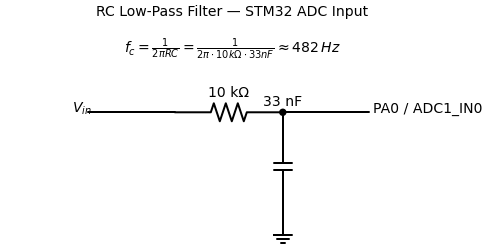

Write the Python code that produced this figure.
#!/usr/bin/env python3
"""
RC Low-Pass Filter schematic for STM32 ADC input.
Circuit: Vin → 10kΩ → node → 33nF to GND → PA0 (ADC pin)

Generates SVG, PNG, and PDF outputs — all headless, no display required.

Usage:
    python3 rc_lpf_adc.py               # generates all three formats
    python3 rc_lpf_adc.py --svg         # SVG only
    python3 rc_lpf_adc.py --png         # PNG only (requires matplotlib)
    python3 rc_lpf_adc.py --pdf         # PDF only (requires matplotlib)

Output files: rc_lpf_adc.svg / .png / .pdf
"""

import argparse
import schemdraw
import schemdraw.elements as elm

# Use the pure-SVG backend — works headless, no X11/display needed.
# Switch to 'matplotlib' if you need PNG/PDF (and set Agg backend first).
schemdraw.use('svg')


def draw_rc_lpf(output_formats: list[str]) -> None:
    """Draw an RC low-pass filter connected to an STM32 ADC pin."""

    with schemdraw.Drawing() as d:
        # ── Input source label (Vin) ─────────────────────────────────────
        # A short line coming in from the left acts as the input wire.
        vin_line = d.add(elm.Line().right().length(d.unit * 0.8))
        d.add(elm.Label().at(vin_line.start).label("$V_{in}$", loc="left"))

        # ── 10 kΩ series resistor ────────────────────────────────────────
        r = d.add(elm.Resistor().right().label("10 kΩ", loc="top"))

        # ── Node dot where resistor meets cap & ADC wire ─────────────────
        node = d.add(elm.Dot())

        # ── 33 nF capacitor to GND (vertical, going down) ───────────────
        # Save position at node to branch down.
        d.add(elm.Capacitor().down().label("33 nF", loc="right").length(d.unit))
        d.add(elm.Ground())

        # ── Move back to the node and continue right to ADC pin ──────────
        d.add(elm.Line().at(node.end).right().length(d.unit * 0.8))
        d.add(elm.Label().label("PA0 / ADC1_IN0", loc="right"))

        # ── Title annotation ─────────────────────────────────────────────
        d.add(
            elm.Label()
            .at((r.center[0], r.end[1] + d.unit * 0.9))
            .label("RC Low-Pass Filter — STM32 ADC Input", loc="center")
        )

        # ── Cutoff frequency annotation ──────────────────────────────────
        # f_c = 1 / (2π·R·C) = 1 / (2π · 10kΩ · 33nF) ≈ 482 Hz
        d.add(
            elm.Label()
            .at((r.center[0], r.end[1] + d.unit * 0.55))
            .label("$f_c = \\frac{1}{2\\pi RC} = \\frac{1}{2\\pi \\cdot 10k\\Omega \\cdot 33nF} \\approx 482\\,Hz$", loc="center")
        )

        # ── Save in requested formats ────────────────────────────────────
        for fmt in output_formats:
            fname = f"rc_lpf_adc.{fmt}"
            d.save(fname)
            print(f"Saved: {fname}")


def draw_rc_lpf_svg_only(output_file: str = "rc_lpf_adc.svg") -> None:
    """
    Minimal version: pure SVG backend, zero external dependencies beyond schemdraw.
    Suitable for CI / GitHub Actions / headless Docker.
    """
    schemdraw.use('svg')

    with schemdraw.Drawing(file=output_file) as d:
        vin_line = d.add(elm.Line().right().length(d.unit * 0.8))
        d.add(elm.Label().at(vin_line.start).label("Vin", loc="left"))
        r = d.add(elm.Resistor().right().label("10 kΩ", loc="top"))
        node = d.add(elm.Dot())
        d.add(elm.Capacitor().down().label("33 nF", loc="right").length(d.unit))
        d.add(elm.Ground())
        d.add(elm.Line().at(node.end).right().length(d.unit * 0.8))
        d.add(elm.Label().label("PA0 (ADC)", loc="right"))

    print(f"Saved: {output_file}")


if __name__ == "__main__":
    parser = argparse.ArgumentParser(description="Generate RC LPF schematic")
    parser.add_argument("--svg", action="store_true", help="Output SVG")
    parser.add_argument("--png", action="store_true", help="Output PNG (needs matplotlib)")
    parser.add_argument("--pdf", action="store_true", help="Output PDF (needs matplotlib)")
    args = parser.parse_args()

    fmts = []
    if args.svg: fmts.append("svg")
    if args.png: fmts.append("png")
    if args.pdf: fmts.append("pdf")
    if not fmts:
        fmts = ["svg"]   # default: SVG only (headless-safe)

    if fmts == ["svg"]:
        # Use the simple headless path
        draw_rc_lpf_svg_only()
    else:
        # PNG/PDF require matplotlib's Agg backend
        import matplotlib
        matplotlib.use("Agg")
        schemdraw.use('matplotlib')
        draw_rc_lpf(fmts)
